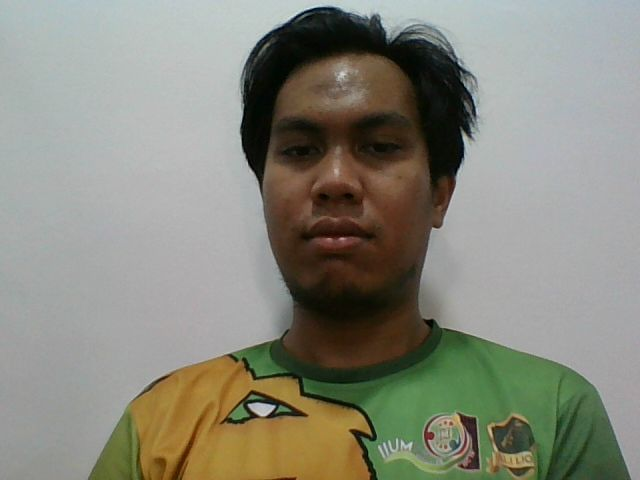
#> input picture normal.jpg, 640 x 480 px
$ jupyter execute 'B)_Assignment_1.ipynb'
#> lines starting #> are read from the running program, lines starting #| are printed output that depends on the picture
[cell 1]
import cv2
# from PIL import Image
import matplotlib.pyplot as plt
import numpy as np

[cell 2]
# Open image using openCV2
normal = cv2.imread("normal.jpg")
#> normal is the input picture: shape (480, 640, 3); mean B, G, R 123.6, 135.9, 135.8
grind = cv2.imread("grind 2.jpg")
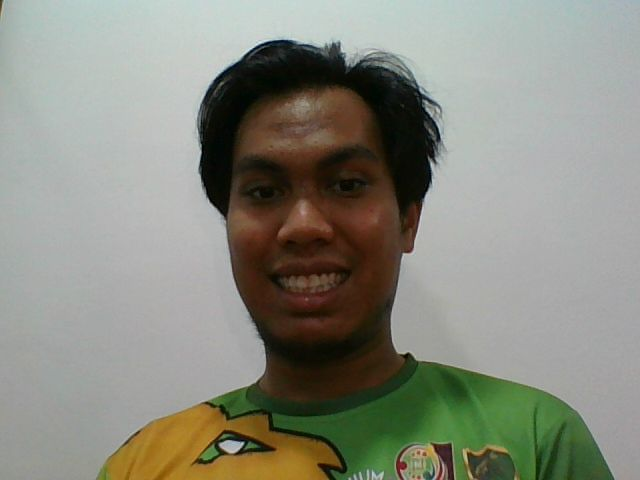
#> input picture grind 2.jpg, 640 x 480 px
#> grind is the input picture: shape (480, 640, 3); mean B, G, R 126.7, 138.3, 136.9
puzzled = cv2.imread("puzzled.jpg")
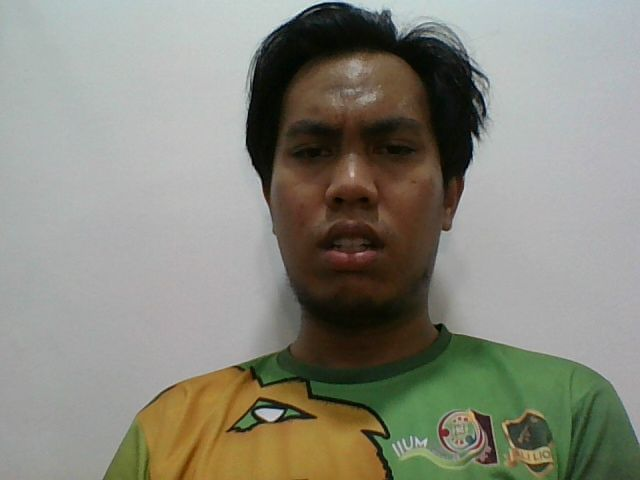
#> input picture puzzled.jpg, 640 x 480 px
#> puzzled is the input picture: shape (480, 640, 3); mean B, G, R 124.1, 136, 136.2

normal = cv2.cvtColor(normal, cv2.COLOR_BGR2RGB)
grind = cv2.cvtColor(grind, cv2.COLOR_BGR2RGB)
puzzled = cv2.cvtColor(puzzled, cv2.COLOR_BGR2RGB)

normalcp = np.copy(normal)
grindcp = np.copy(grind)
puzzledcp = np.copy(puzzled)


plt.figure(figsize=[25,5])
plt.subplot(141);plt.imshow(normal);plt.title("Normal");
plt.subplot(142);plt.imshow(grind);plt.title("Grind");
plt.subplot(143);plt.imshow(puzzled);plt.title("Puzzled");
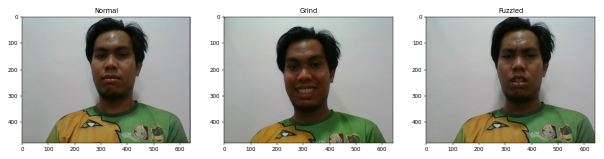
#> figure drawn by matplotlib, 3 panels

[cell 3]
def displayImage(image):
    if len(image.shape)==3:
        #color_coverted = cv2.cvtColor(image, cv2.COLOR_BGR2RGB)
        plt.imshow(color_coverted)
        plt.show()

    else:
        plt.imshow(image, cmap="gray")
        plt.show()

[cell 4]
# initialize the Haar Cascade face detection model
face_cascade = cv2.CascadeClassifier(cv2.samples.findFile(cv2.data.haarcascades + 'haarcascade_frontalface_default.xml'))

faces = face_cascade.detectMultiScale(normal)
#> faces = [[228, 56, 225, 225]]

#face = x,y,z
for (x,y,w,h) in faces:
  #imgView = cv2.rectangle(imgView,(x,y),(x+w,y+h),(255,0,0),1)
  normalcp[y:y+h,x:x+w] = cv2.medianBlur(normalcp[y:y+h,x:x+w],35)
  grindcp[y:y+h,x:x+w] = cv2.medianBlur(grindcp[y:y+h,x:x+w],35)
  puzzledcp[y:y+h,x:x+w] = cv2.medianBlur(puzzledcp[y:y+h,x:x+w],35)
#> this loop made 1 pass
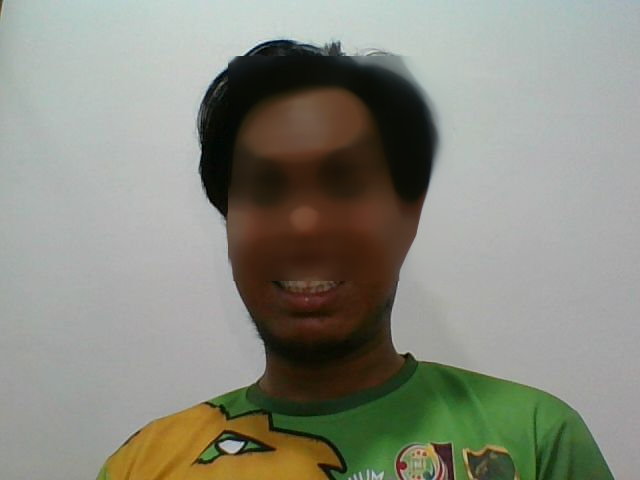
#> grindcp: shape (480, 640, 3); mean R, G, B 136.8, 138.1, 126.5
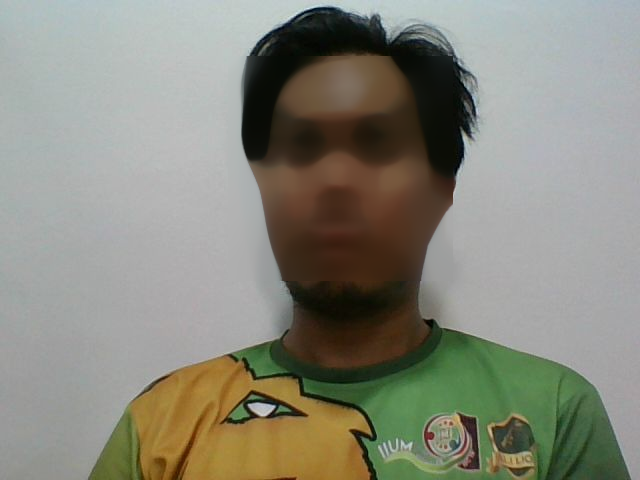
#> normalcp: shape (480, 640, 3); mean R, G, B 135.8, 135.8, 123.4
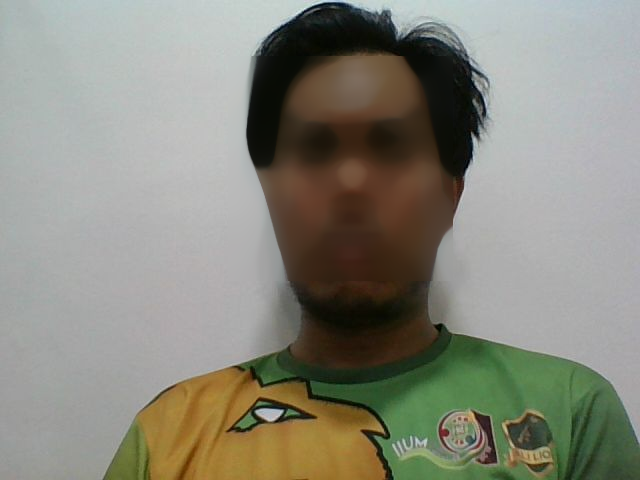
#> puzzledcp: shape (480, 640, 3); mean R, G, B 136.2, 135.8, 123.9


plt.figure(figsize=[7,10])
plt.subplot(321);plt.imshow(normal);plt.title("Normal");
plt.subplot(322);plt.imshow(normalcp);plt.title("Blurred Normal");
plt.subplot(323);plt.imshow(grind);plt.title("Grind");
plt.subplot(324);plt.imshow(grindcp);plt.title("Blurred Grind");
plt.subplot(325);plt.imshow(puzzled);plt.title("Puzzled");
plt.subplot(326);plt.imshow(puzzledcp);plt.title("Blurred Puzzled");

#plt.imshow(normal, cmap="gray")
#plt.show()
